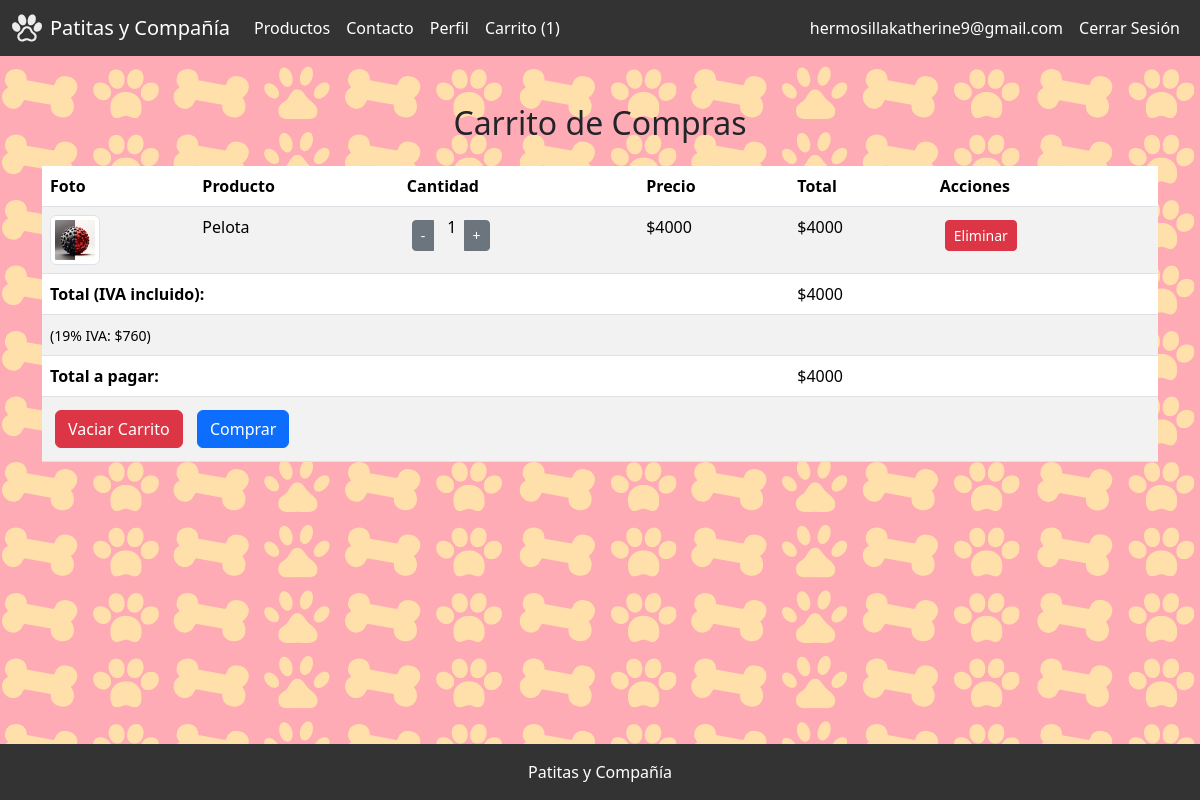
The page /cart/ (signed in) on the database its author committed.
### patitasYCompania/models.py (models this page shows, shortened)
class CartItem(models.Model):
    user = models.ForeignKey(User, on_delete=models.CASCADE)
    producto = models.ForeignKey(Producto, on_delete=models.CASCADE)
    quantity = models.PositiveIntegerField(default=1)

class Producto(models.Model):
    nombre = models.CharField(max_length=100)
    precio = models.DecimalField(max_digits=10, decimal_places=0)
    descripcion = models.TextField()
    foto = models.ImageField(upload_to='productos/')

### patitasYCompania/views.py (the view)
# urls.py: path('cart/', views.cart, name='cart'),
@login_required
def cart(request):
    cart_items = CartItem.objects.filter(user=request.user)
    subtotal = sum(Decimal(item.producto.precio) * item.quantity for item in cart_items)
    iva = subtotal * Decimal('0.19')
    total_iva = subtotal
    if not request.user.profile.has_purchased:
        descuento = total_iva * Decimal('0.30')
        total_con_descuento = total_iva - descuento
    else:
        descuento = Decimal('0')
        total_con_descuento = total_iva
    subtotal = str(int(subtotal))
    iva = str(int(iva))
    total_iva = str(int(total_iva))
    total_con_descuento = str(int(total_con_descuento))
    descuento = str(int(descuento))
    return render(request, 'patitasYCompania/cart.html', {
        'cart_items': cart_items,
        'subtotal': subtotal,
        'total_iva': total_iva,
        'iva': iva,
        'descuento': descuento,
        'total_con_descuento': total_con_descuento,
    })

### patitasYCompania/templatetags/custom_filters.py (called while the page is built)
@register.filter
def multiply(value, arg):
    return value * arg

### patitasYCompania/templates/patitasycompania/cart.html (shortened to what this page needs)
{% extends 'patitasYCompania/base.html' %}
{% load custom_filters %}
{% block content %}
<div class="container mt-5">
    <h2 class="mb-4 text-center">Carrito de Compras</h2>
    {% if cart_items %}
    <table class="table table-striped table-hover">
        <thead class="thead-dark">
            <tr>
                <th>Foto</th>
                <th>Producto</th>
                <th>Cantidad</th>
                <th>Precio</th>
                <th>Total</th>
                <th>Acciones</th>
            </tr>
        </thead>
        <tbody>
            {% for item in cart_items %}
            <tr>
                <td><img src="{{ item.producto.foto.url }}" alt="{{ item.producto.nombre }}" width="50" class="img-thumbnail"></td>
                <td>{{ item.producto.nombre }}</td>
                <td>
                    <div class="input-group">
                        <button class="btn btn-secondary btn-sm" onclick="updateCart('{{ item.id }}', 'decrement')">-</button>
                        <span class="mx-2">{{ item.quantity }}</span>
                        <button class="btn btn-secondary btn-sm" onclick="updateCart('{{ item.id }}', 'increment')">+</button>
                    </div>
                </td>
                <td>${{ item.producto.precio }}</td>
                <td>${{ item.quantity|multiply:item.producto.precio }}</td>
                <td>
                    <form method="post" action="{% url 'remove_from_cart' item.id %}">
                        <button type="submit" class="btn btn-danger btn-sm">Eliminar</button>
                    </form>
                </td>
            </tr>
            {% endfor %}
            <tr>
                <td colspan="4" class="text-right"><strong>Total (IVA incluido):</strong></td>
                <td colspan="2">${{ subtotal }}</td>
            </tr>
            <tr>
                <td colspan="4" class="text-right"><small>(19% IVA: ${{ iva }})</small></td>
                <td colspan="2"></td>
            </tr>
            {% with descuento_valido=descuento|add:0 %}
            {% if descuento_valido > 0 %}
            <tr>
                <td colspan="4" class="text-right"><strong>Total con descuento:</strong></td>
                <td colspan="2">${{ total_con_descuento }}</td>
            </tr>
            <tr>
                <td colspan="4" class="text-right">(30% de descuento aplicado: -${{ descuento_valido }})</td>
                <td colspan="2"></td>
            </tr>
            {% else %}
            <tr>
                <td colspan="4" class="text-right"><strong>Total a pagar:</strong></td>
                <td colspan="2">${{ total_con_descuento }}</td>
            </tr>
            {% endif %}
            {% endwith %}
            <tr>
                <td colspan="6" class="text-right">
                    <a href="{% url 'clear_cart' %}" class="btn btn-danger mr-2">Vaciar Carrito</a>
                    <a href="{% url 'checkout' %}" class="btn btn-primary">Comprar</a>
                </td>
            </tr>
        </tbody>
    </table>
    {% else %}
    <div class="alert alert-info text-center" role="alert">
        No hay productos en tu carrito.
    </div>
    {% endif %}
</div>
{% endblock %}

### patitasYCompania/templates/patitasycompania/navbar.html (shortened to what this page needs)
{% load static %}
<nav class="navbar navbar-expand-lg">
    <div class="container-fluid">
        <a class="navbar-brand d-flex align-items-center" href="{% url 'index' %}">
            <img src="{% static 'img/logo.svg' %}" alt="Logo" width="30" height="30" class="d-inline-block align-text-top me-2">
            <span style="color: #fff;">Patitas y Compañía</span>
        </a>
        <div class="collapse navbar-collapse" id="navbarNav">
            <ul class="navbar-nav me-auto mb-2 mb-lg-0">
                <li class="nav-item">
                    <a class="nav-link" href="{% url 'product_list' %}">Productos</a>
                </li>
                <li class="nav-item">
                    <a class="nav-link" href="{% url 'contact' %}">Contacto</a>
                </li>
                {% if user.is_authenticated %}
                    <li class="nav-item">
                        <a class="nav-link" href="{% url 'user_profile' %}">Perfil</a>
                    </li>
                    <li class="nav-item">
                        <a class="nav-link" href="{% url 'cart' %}">
                            Carrito
                            {% if user.is_authenticated %}
                                ({{ request.user.cartitem_set.count }})
                            {% endif %}
                        </a>
                    </li>
                {% endif %}
            </ul>
            <ul class="navbar-nav">
                {% if user.is_authenticated %}
                    <li class="nav-item">
                        <a class="nav-link" href="{% url 'user_profile' %}">{{ user.email }}</a>
                    </li>
                    <li class="nav-item">
                        <a class="nav-link" href="{% url 'logout' %}">Cerrar Sesión</a>
                    </li>
                {% endif %}
            </ul>
        </div>
    </div>
</nav>

### patitasYCompania/static/css/style.css (style rules this page uses)
html, body { height: 100%; margin: 0; display: flex; flex-direction: column; }
body { font-family: Arial, sans-serif; background-image: url('../img/fondo_decoracion.png'); }
.navbar { background-color: #333; }
.navbar .nav-link { color: #fff; }
.btn { margin: 5px; }
.btn-primary { background-color: #007bff; border: none; padding: 10px 20px; font-size: 1.2em; border-radius: 25px; }

### rows shown on the page
CartItem: producto.foto (picture), producto.nombre "Pelota", quantity "1", producto.precio "4000", quantity|multiply "4000"

### other values the page prints
{{ request.user.cartitem_set.count }} "1"
{{ user.email }} "hermosillakatherine9@gmail.com"
{{ subtotal }} "4000"
{{ iva }} "760"
{{ total_con_descuento }} "4000"
